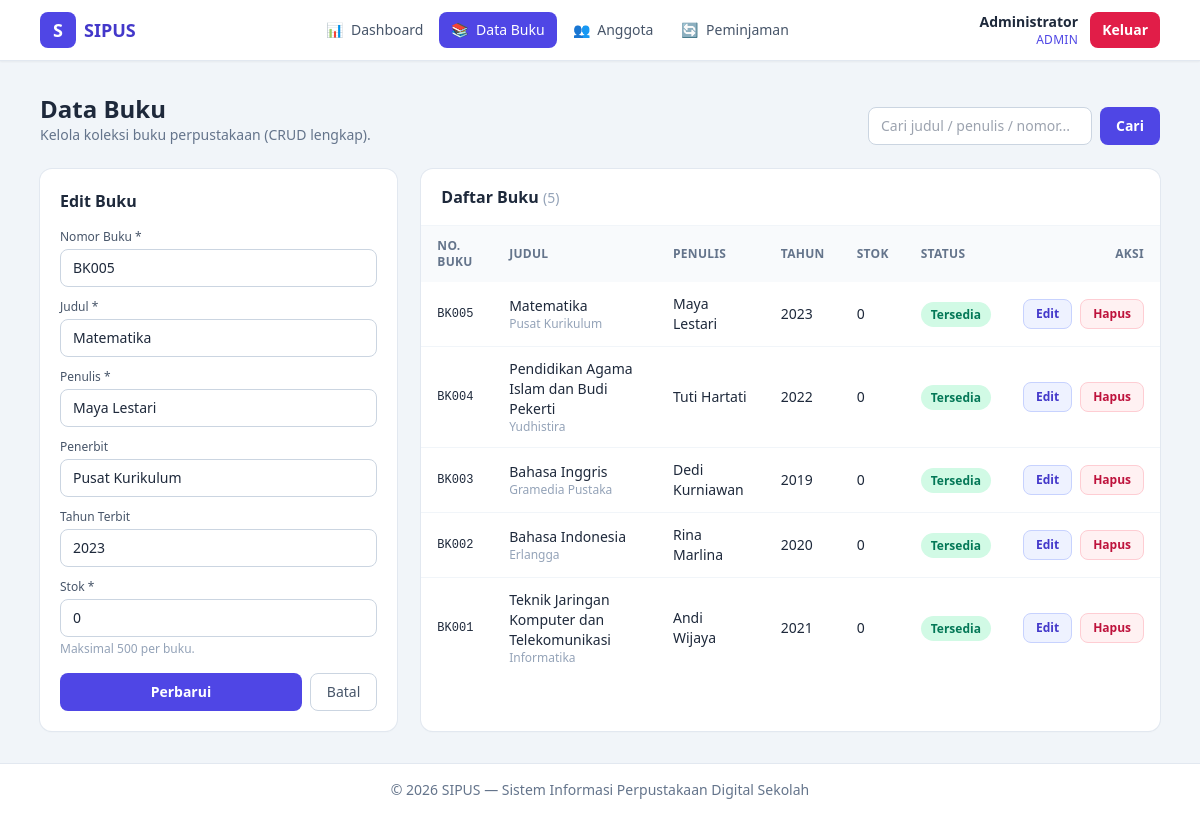
The page /admin/buku.php?edit=5 (signed in) on the database its author committed.
### tables this page shows
CREATE TABLE buku (
    id_buku INT AUTO_INCREMENT PRIMARY KEY,
    nomor_buku VARCHAR(20) NOT NULL UNIQUE,
    judul VARCHAR(150) NOT NULL,
    penulis VARCHAR(100) NOT NULL,
    penerbit VARCHAR(100),
    tahun_terbit YEAR,
    status ENUM('tersedia', 'dipinjam') NOT NULL DEFAULT 'tersedia'
);

### config/database.php (called while the page is built, shortened)
<?php
function e($data): string
{
    return htmlspecialchars((string) $data, ENT_QUOTES, 'UTF-8');
}

### admin/buku.php (the view, shortened to what this page needs)
<?php
require __DIR__ . '/../includes/header.php';
$pdo    = db();
$form = ['id_buku' => 0, 'nomor_buku' => '', 'judul' => '', 'penulis' => '', 'penerbit' => '', 'tahun_terbit' => '', 'stok' => '1'];
if (isset($_GET['edit'])) {
    $idEdit = filter_var($_GET['edit'], FILTER_VALIDATE_INT);
    if ($idEdit !== false && $idEdit > 0) {
        $stmt = $pdo->prepare('SELECT * FROM buku WHERE id_buku = :id');
        $stmt->execute([':id' => $idEdit]);
        $row = $stmt->fetch();
        if ($row) {
            $form = [
                'id_buku'      => (int) $row['id_buku'],
                'nomor_buku'   => $row['nomor_buku'],
                'judul'        => $row['judul'],
                'penulis'      => $row['penulis'],
                'penerbit'     => (string) ($row['penerbit'] ?? ''),
                'tahun_terbit' => (string) ($row['tahun_terbit'] ?? ''),
                'stok'         => (string) ($row['stok'] ?? '0'),
            ];
        }
    }
}
$keyword = trim((string) ($_GET['q'] ?? ''));
if ($keyword !== '') {
    $safeKeyword = addcslashes($keyword, '%_\\');
    $stmt = $pdo->prepare('SELECT * FROM buku
                           WHERE judul LIKE :kw OR penulis LIKE :kw OR nomor_buku LIKE :kw
                           ORDER BY id_buku DESC
                           LIMIT 100');
    $stmt->execute([':kw' => '%' . $safeKeyword . '%']);
} else {
    $stmt = $pdo->prepare('SELECT * FROM buku ORDER BY id_buku DESC LIMIT 100');
    $stmt->execute();
}
$daftarBuku = $stmt->fetchAll();
$judulForm = $form['id_buku'] > 0 ? 'Edit Buku' : 'Tambah Buku';
?>
<div class="mb-6 flex flex-wrap items-end justify-between gap-3">
  <div>
    <h1 class="text-2xl font-bold">Data Buku</h1>
    <p class="text-sm text-slate-500">Kelola koleksi buku perpustakaan (CRUD lengkap).</p>
  </div>
  <form method="get" action="buku.php" class="flex gap-2">
    <input type="text" name="q" value="<?= e($keyword) ?>" placeholder="Cari judul / penulis / nomor..."
           class="w-56 rounded-lg border border-slate-300 px-3 py-2 text-sm outline-none focus:border-indigo-500 focus:ring-2 focus:ring-indigo-200">
    <button class="rounded-lg bg-indigo-600 px-4 py-2 text-sm font-semibold text-white hover:bg-indigo-700">Cari</button>
  </form>
</div>
<div class="grid gap-6 lg:grid-cols-3">
  <div class="h-fit rounded-xl bg-white p-5 shadow-sm ring-1 ring-slate-200">
    <h2 class="mb-4 font-semibold"><?= e($judulForm) ?></h2>
    <form method="post" action="buku.php" class="space-y-3">
      <div>
        <label class="mb-1 block text-xs font-medium text-slate-600">Nomor Buku *</label>
        <input type="text" name="nomor_buku" required maxlength="20" value="<?= e($form['nomor_buku']) ?>"
               placeholder="cth: BK006"
               class="w-full rounded-lg border border-slate-300 px-3 py-2 text-sm focus:border-indigo-500 focus:ring-2 focus:ring-indigo-200">
      </div>
      <div>
        <label class="mb-1 block text-xs font-medium text-slate-600">Judul *</label>
        <input type="text" name="judul" required maxlength="150" value="<?= e($form['judul']) ?>"
               class="w-full rounded-lg border border-slate-300 px-3 py-2 text-sm focus:border-indigo-500 focus:ring-2 focus:ring-indigo-200">
      </div>
      <div>
        <label class="mb-1 block text-xs font-medium text-slate-600">Penulis *</label>
        <input type="text" name="penulis" required maxlength="100" value="<?= e($form['penulis']) ?>"
               class="w-full rounded-lg border border-slate-300 px-3 py-2 text-sm focus:border-indigo-500 focus:ring-2 focus:ring-indigo-200">
      </div>
      <div>
        <label class="mb-1 block text-xs font-medium text-slate-600">Penerbit</label>
        <input type="text" name="penerbit" maxlength="100" value="<?= e($form['penerbit']) ?>"
               class="w-full rounded-lg border border-slate-300 px-3 py-2 text-sm focus:border-indigo-500 focus:ring-2 focus:ring-indigo-200">
      </div>
      <div>
        <label class="mb-1 block text-xs font-medium text-slate-600">Tahun Terbit</label>
        <input type="number" name="tahun_terbit" min="1901" max="2155" value="<?= e($form['tahun_terbit']) ?>"
               placeholder="cth: 2024"
               class="w-full rounded-lg border border-slate-300 px-3 py-2 text-sm focus:border-indigo-500 focus:ring-2 focus:ring-indigo-200">
      </div>
      <div>
        <label class="mb-1 block text-xs font-medium text-slate-600">Stok *</label>
        <input type="number" name="stok" required min="0" max="<?= STOK_MAX ?>" value="<?= e($form['stok']) ?>"
               placeholder="cth: 5"
               class="w-full rounded-lg border border-slate-300 px-3 py-2 text-sm focus:border-indigo-500 focus:ring-2 focus:ring-indigo-200">
        <p class="mt-1 text-xs text-slate-400">Maksimal <?= STOK_MAX ?> per buku.</p>
      </div>
      <div class="flex gap-2 pt-1">
        <button class="flex-1 rounded-lg bg-indigo-600 py-2 text-sm font-semibold text-white hover:bg-indigo-700">
          <?= $form['id_buku'] > 0 ? 'Perbarui' : 'Tambah' ?>
        </button>
        <?php if ($form['id_buku'] > 0): ?>
          <a href="buku.php" class="rounded-lg border border-slate-300 px-4 py-2 text-sm text-slate-600 hover:bg-slate-50">Batal</a>
        <?php endif; ?>
      </div>
    </form>
  </div>
  <div class="overflow-hidden rounded-xl bg-white shadow-sm ring-1 ring-slate-200 lg:col-span-2">
    <div class="border-b border-slate-100 px-5 py-4">
      <h2 class="font-semibold">Daftar Buku <span class="text-sm font-normal text-slate-400">(<?= count($daftarBuku) ?>)</span></h2>
    </div>
    <div class="overflow-x-auto">
      <table class="w-full text-left text-sm">
        <thead class="bg-slate-50 text-xs uppercase tracking-wide text-slate-500">
          <tr>
            <th class="px-4 py-3">No. Buku</th>
            <th class="px-4 py-3">Judul</th>
            <th class="px-4 py-3">Penulis</th>
            <th class="px-4 py-3">Tahun</th>
            <th class="px-4 py-3">Stok</th>
            <th class="px-4 py-3">Status</th>
            <th class="px-4 py-3 text-right">Aksi</th>
          </tr>
        </thead>
        <tbody class="divide-y divide-slate-100">
          <?php foreach ($daftarBuku as $buku): ?>
            <tr class="hover:bg-slate-50">
              <td class="px-4 py-3 font-mono text-xs"><?= e($buku['nomor_buku']) ?></td>
              <td class="px-4 py-3">
                <p class="font-medium"><?= e($buku['judul']) ?></p>
                <p class="text-xs text-slate-400"><?= e($buku['penerbit'] ?? '—') ?></p>
              </td>
              <td class="px-4 py-3"><?= e($buku['penulis']) ?></td>
              <td class="px-4 py-3"><?= e($buku['tahun_terbit'] ?? '—') ?></td>
              <td class="px-4 py-3"><?= e((string) ($buku['stok'] ?? '0')) ?></td>
              <td class="px-4 py-3">
                <?php if ($buku['status'] === 'tersedia'): ?>
                  <span class="rounded-full bg-emerald-100 px-2.5 py-1 text-xs font-semibold text-emerald-700">Tersedia</span>
                <?php else: ?>
                  <span class="rounded-full bg-amber-100 px-2.5 py-1 text-xs font-semibold text-amber-700">Dipinjam</span>
                <?php endif; ?>
              </td>
              <td class="px-4 py-3">
                <div class="flex justify-end gap-2">
                  <a href="buku.php?edit=<?= (int) $buku['id_buku'] ?>"
                     class="rounded-lg border border-indigo-200 bg-indigo-50 px-3 py-1.5 text-xs font-semibold text-indigo-700 hover:bg-indigo-100">Edit</a>
                  <form method="post" action="buku.php" onsubmit="return confirm('Hapus buku ini?');">
                    <button class="rounded-lg border border-rose-200 bg-rose-50 px-3 py-1.5 text-xs font-semibold text-rose-700 hover:bg-rose-100">Hapus</button>
                  </form>
                </div>
              </td>
            </tr>
          <?php endforeach; ?>
        </tbody>
      </table>
    </div>
  </div>
</div>
<?php require __DIR__ . '/../includes/footer.php'; ?>

### rows shown on the page
buku: id_buku "Edit Buku", nomor_buku "BK005", judul "Matematika", penulis "Maya Lestari", penerbit "Pusat Kurikulum", tahun_terbit "2023", stok "0", status "Tersedia"
buku: nomor_buku "BK004", judul "Pendidikan Agama Islam dan Budi Pekerti", penerbit "Yudhistira", penulis "Tuti Hartati", tahun_terbit "2022", stok "0", status "Tersedia"
buku: nomor_buku "BK003", judul "Bahasa Inggris", penerbit "Gramedia Pustaka", penulis "Dedi Kurniawan", tahun_terbit "2019", stok "0", status "Tersedia"
buku: nomor_buku "BK002", judul "Bahasa Indonesia", penerbit "Erlangga", penulis "Rina Marlina", tahun_terbit "2020", stok "0", status "Tersedia"
buku: nomor_buku "BK001", judul "Teknik Jaringan Komputer dan Telekomunikasi", penerbit "Informatika", penulis "Andi Wijaya", tahun_terbit "2021", stok "0", status "Tersedia"

### other values the page prints
$item['icon'] "📊"
$item['label'] "Dashboard"
$item['icon'] "📚"
$item['label'] "Data Buku"
$item['icon'] "👥"
$item['label'] "Anggota"
$item['icon'] "🔄"
$item['label'] "Peminjaman"
$_SESSION['nama'] "Administrator"
$_SESSION['role'] "ADMIN"
STOK_MAX "500"
count($daftarBuku) "5"
